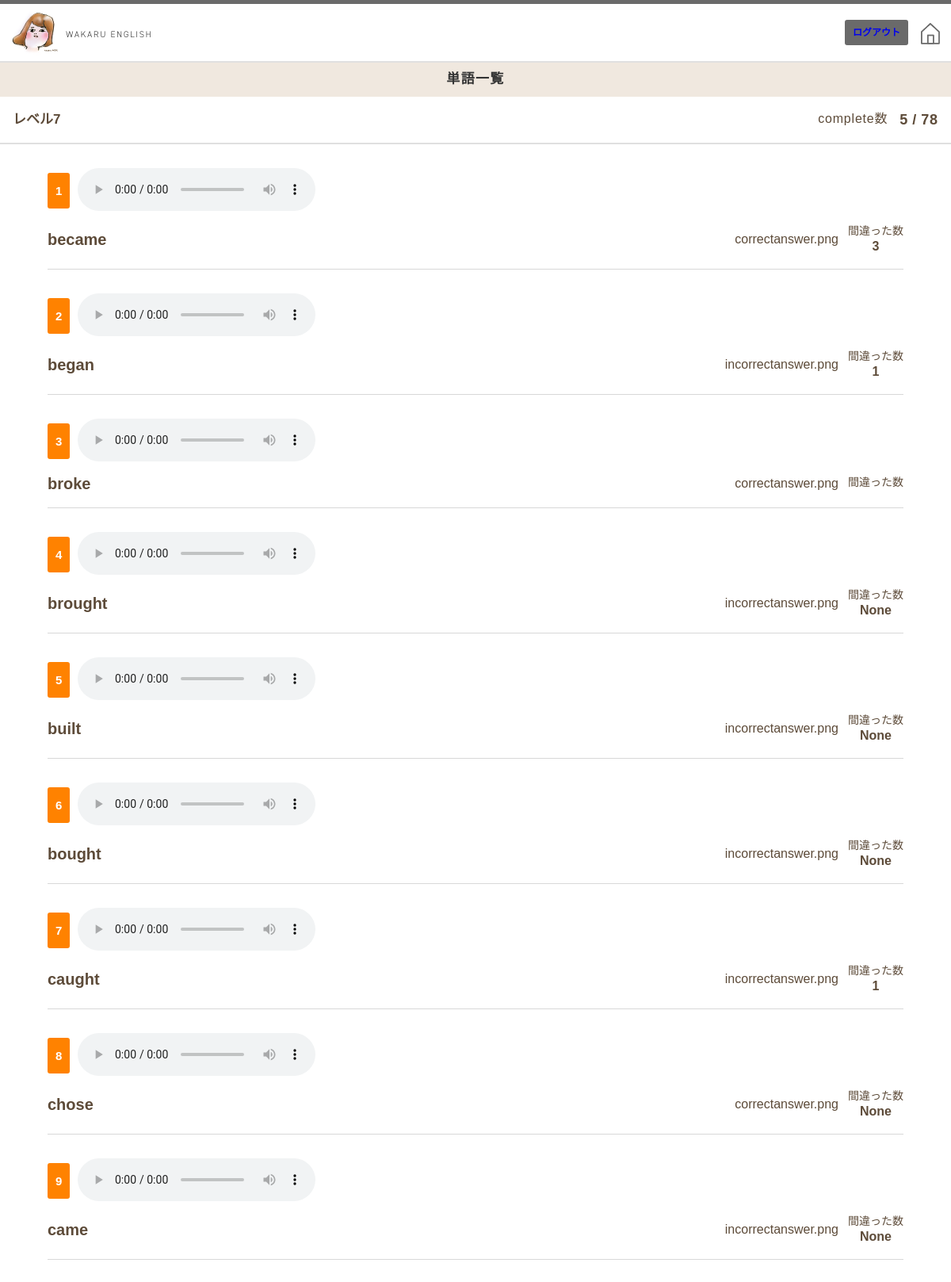
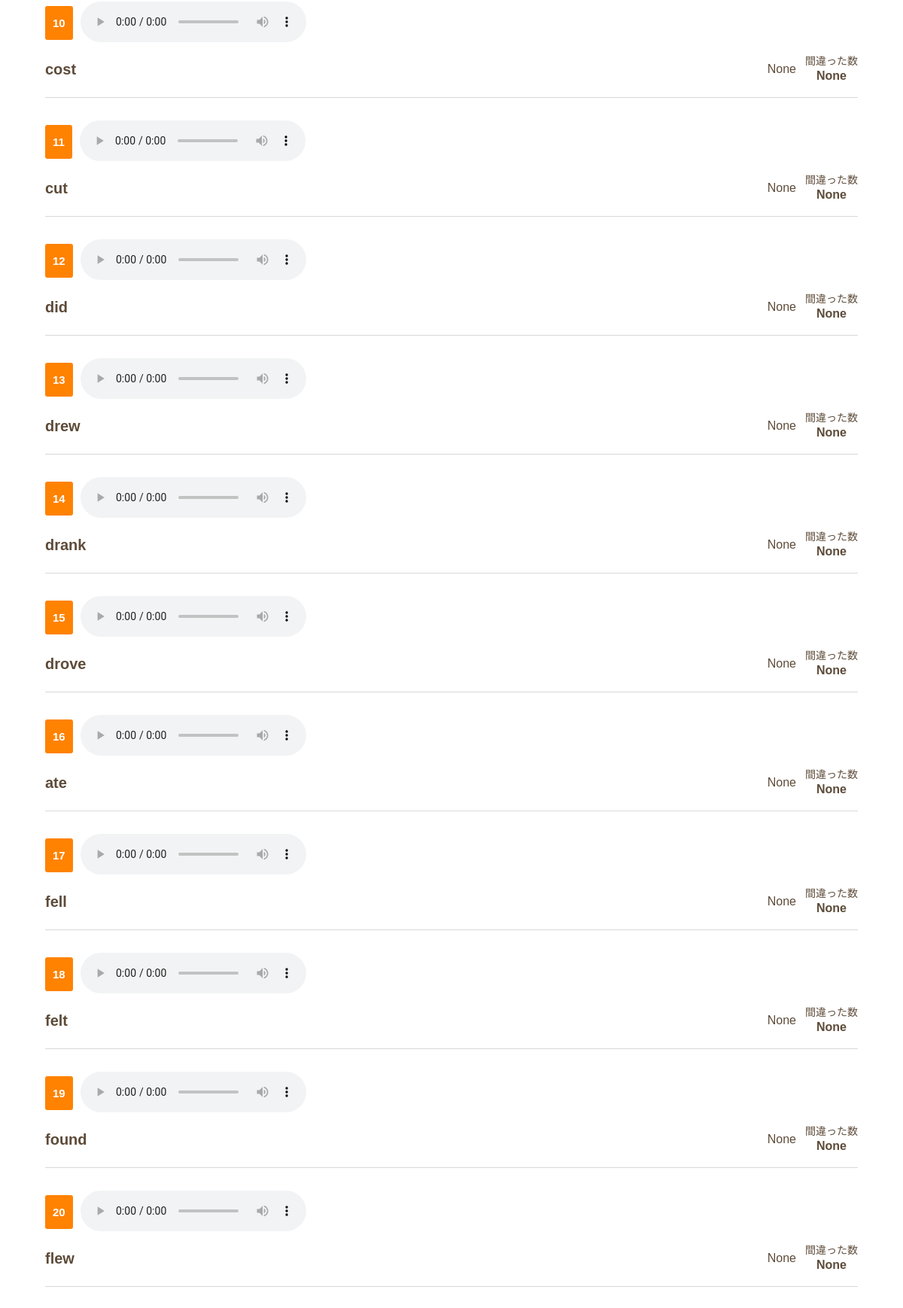
Screenshot of /wordlist (signed in, upper part) with the database file from the repository (2 pictures, top to bottom).
### tables this page shows
CREATE TABLE "words" (
	"id"	INTEGER NOT NULL UNIQUE,
	"word_id"	INTEGER,
	"prototype"	TEXT,
	"jp"	TEXT,
	"present"	TEXT,
	"past"	TEXT,
	"voice_past"	TEXT,
	"past_participle"	TEXT,
	PRIMARY KEY("id" AUTOINCREMENT)
);

CREATE TABLE "results" (
	"results_id"	INTEGER NOT NULL UNIQUE,
	"user_id"	INTEGER,
	"level_no"	INTEGER,
	"word_no"	INTEGER,
	"result_ok"	INTEGER,
	"result_ng"	INTEGER,
	PRIMARY KEY("results_id" AUTOINCREMENT)
);

### app.py (the view)
@app.route("/wordlist")
def wordlist():
    if "user_id" in session:
        user_id= session['user_id']
        conn = sqlite3.connect('wakaen.db')
        c = conn.cursor()
        c.execute("SELECT id,voice_past,past,result_ok,result_ng FROM words LEFT OUTER JOIN results ON  results.results_id = words.word_id")
        wordlist = []
        for row in c.fetchall():
            wordlist.append({"word_id": row[0], "voice_past": row[1], "past": row[2], "result_ok": row[3], "result_ng": row[4]})
        c.close()
        return render_template('wordlist.html',html_wordlist=wordlist)
    else:
        return redirect("/login")

### templates/wordlist.html (shortened to what this page needs)
{% extends 'base.html' %}
{% block content %}
<link rel="stylesheet" href="{{ url_for('static', filename='css/wordlist.css') }}">
<h1 class="pageTitle pageTitle">単語一覧</h1>
<main>
  <section class="questionsListContent">
        <div class="leveltitleBox titlestyle">
            <h2 class="leveltitle">レベル7</h2>
            <dl class="scoerBox">
                <dt class="scoerBoxTitle">complete数</dt>
                <dd class="scoerBoxCount">5</dd>
                <dd class="scoerBoxSlash">/</dd>
                <dd class="scoerQuestionsNumber">78</dd>
            </dl>
        </div>
        {%for item in html_wordlist %}
        <div class="questionsOneContent">
            <ul class="questionsOnebox" >
                <li class="questionsWordId">{{item["word_id"]}}</li>
                <li class="questionsAudio">
                    <audio controls>
                        <source src="../static/audio/{{item['voice_past']}}">
                    </audio>
                </li>
            </ul>
            <ul class="questionsStatusContent">
                <li class="questionsAnswerWordBox">
                    <ul>
                        <li class="questionsAnswerWord questionsWordpast">{{item["past"]}}</li>
                    </ul>
                </li>
                <li>
                    <ul class="questionsStatusBox">
                        <li class="questionsStatus">
                            {{item["result_ok"]}}
                        </li>
                        <li>
                            <ul class="questionsCountBox">
                                <li class="questionsCountTitle">間違った数</li>
                                <li class="questionsCount">{{item["result_ng"]}}</li>
                            </ul>
                        </li>
                    </ul>
                </li>
            </ul>
        </div>
        {% endfor %}
    </section>
</main>
{% endblock %}

### templates/base.html (shortened to what this page needs)
<!DOCTYPE html>
<html lang="JP">
<head>
    <link rel="stylesheet" href="{{ url_for('static', filename='css/reset.css') }}">
    <link rel="stylesheet" href="{{ url_for('static', filename='css/common.css') }}">
</head>
<body>
    <header class="wakaruHeader">
        <div class="wakaruHeaderLogo"><img src="static/img/logo.png" alt="WAKARU ENGLISH"></div>
        <ul class="wakaruHeaderbtnlist">
            <li class="btnLogoutHeader"><a href="/logout">ログアウト</a></li>
            <li class="btnHomeHeader"><a href="/index"><img src="static/img/topicon.png"></a></li>
        </ul>
    </header>
    {% block content %}
    {% endblock %}
</body>
</html>

### static/css/common.css (style rules this page uses)
body { background-color: #fff; font-family: "Hiragino Kaku Gothic ProN", "Hiragino Kaku Gothic Pro", "Hiragino Sans", Meiryo, sans-serif; color: #5D4B39; }
.wakaruHeader { width: 100%; border-top: 5px solid #6A6A6A; border-bottom: 2px solid #E0E0E0; margin: 0 auto; display: flex; justify-content: space-between; }
.wakaruHeaderbtnlist { display: flex; align-items: center; margin-right: 14px; }
.wakaruHeaderLogo img { width: 177px; margin-left: 14px; margin-top: 6px; }
.btnHomeHeader img { width: 24px; position: relative; top: 3px; }
.btnLogoutHeader { font-size: 12px; color: white; background-color: #6A6A6A; padding: 10px; border-radius: 3px; font-weight: bold; }
.btnLogoutHeader { margin-right: 16px; }
.pageTitle { background-color: #F0E8DF; color: #333333; padding: 12px 0 14px; font-size: 17px; text-align: center; letter-spacing: 0.08em; }
.titlestyle { border-bottom: 2px solid #E0E0E0; }
.leveltitleBox { width: 100%; padding: 20px 0; display: flex; justify-content: space-between; }
.leveltitle { font-size: 17px; font-weight: bold; margin-left: 16px; }

### static/css/wordlist.css (style rules this page uses)
.scoerBox { display: flex; margin-right: 16px; }
.scoerBoxTitle { font-style: 13px; margin-right: 15px; letter-spacing: 0.05em; }
.scoerBoxCount, .scoerBoxSlash, .scoerQuestionsNumber { font-size: 18px; font-weight: bold; letter-spacing: 0.05em; }
.scoerBoxSlash { margin: 0 5px; }
.questionsOneContent { width: 90%; padding: 0 0 20px; margin: 30px auto 0; border-bottom: 1px solid #D8D8D8; }
.questionsOnebox { width: 90%; display: flex; align-items: center; margin-bottom: 15px; }
.questionsWordId { font-size: 15px; font-weight: bold; margin-right: 10px; background-color: #FF8200; color: white; padding: 15px 10px; border-radius: 3px; }
.questionsStatusContent { display: flex; align-items: center; justify-content: space-between; }
.questionsStatusBox { display: flex; align-items: center; }
.questionsCountBox { text-align: center; }
.questionsAnswerWord { font-size: 20px; font-weight: bold; }
.questionsStatus { margin-right: 12px; }
.questionsCountTitle { font-size: 14px; margin-bottom: 5px; }
.questionsCount { font-size: 16px; font-weight: bold; }

### rows the page displays
words: word_id "1", past "became", result_ok "correctanswer.png", result_ng "3"
words: word_id "2", past "began", result_ok "incorrectanswer.png", result_ng "1"
words: word_id "3", past "broke", result_ok "correctanswer.png"
words: word_id "4", past "brought", result_ok "incorrectanswer.png", result_ng "None"
words: word_id "5", past "built", result_ok "incorrectanswer.png", result_ng "None"
words: word_id "6", past "bought", result_ok "incorrectanswer.png", result_ng "None"
words: word_id "7", past "caught", result_ok "incorrectanswer.png", result_ng "1"
words: word_id "8", past "chose", result_ok "correctanswer.png", result_ng "None"
words: word_id "9", past "came", result_ok "incorrectanswer.png", result_ng "None"
words: word_id "10", past "cost", result_ok "None", result_ng "None"
words: word_id "11", past "cut", result_ok "None", result_ng "None"
words: word_id "12", past "did", result_ok "None", result_ng "None"
words: word_id "13", past "drew", result_ok "None", result_ng "None"
words: word_id "14", past "drank", result_ok "None", result_ng "None"
words: word_id "15", past "drove", result_ok "None", result_ng "None"
words: word_id "16", past "ate", result_ok "None", result_ng "None"
words: word_id "17", past "fell", result_ok "None", result_ng "None"
words: word_id "18", past "felt", result_ok "None", result_ng "None"
words: word_id "19", past "found", result_ok "None", result_ng "None"
words: word_id "20", past "flew", result_ok "None", result_ng "None"
